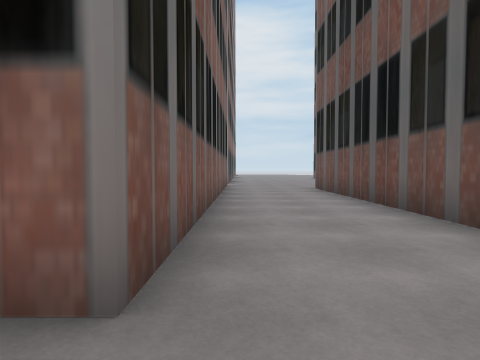
view 1 (above)

24 first-person views from a walk through a 3-D level made in the Unity game engine. The camera is 1.2 m above the floor, tilts 2° down and sees 80° across. The floor is counted in squares, 2 m on a side. Each view is taken from the middle of a square. On the plan, view 1 faces up. The plan holds only what a view shows up to about 9 squares ahead; the rest is blank. The place goes on beyond the plan. The player character is not drawn.

view 2
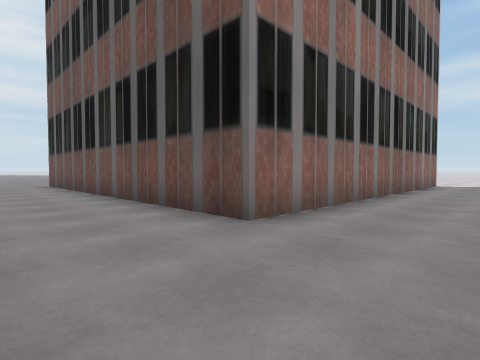

view 3
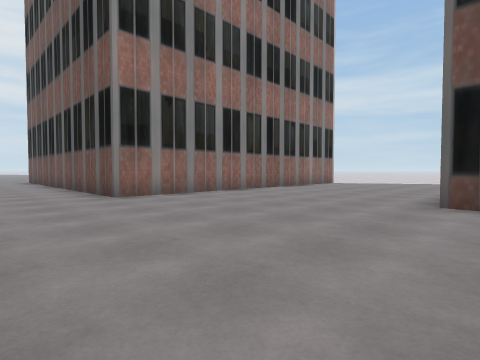

view 4
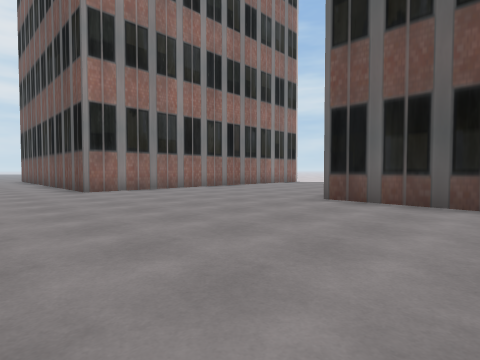

view 5
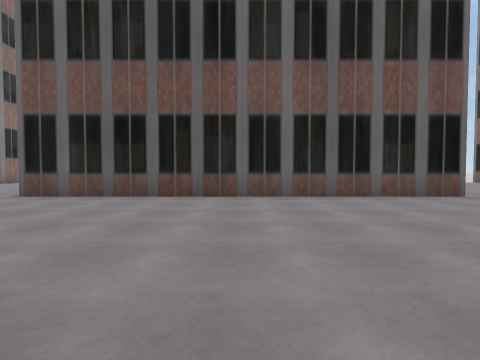

view 6
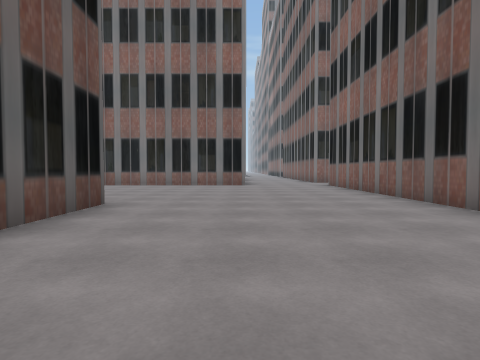

view 7
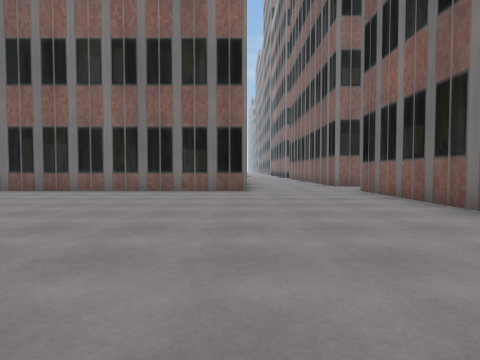

view 8
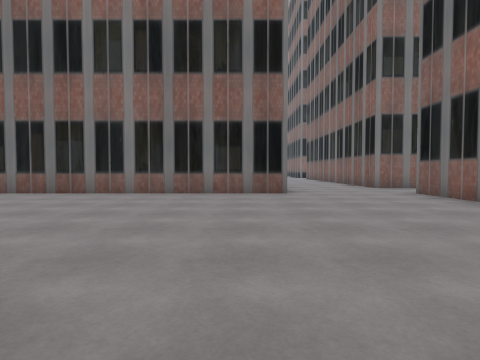

view 9
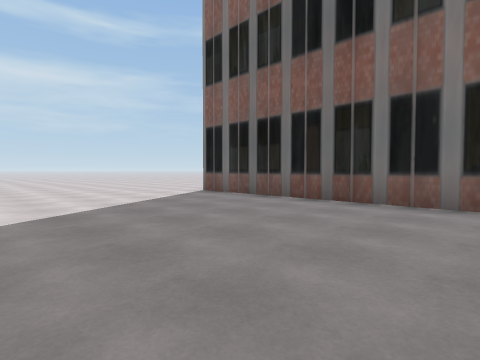

view 10
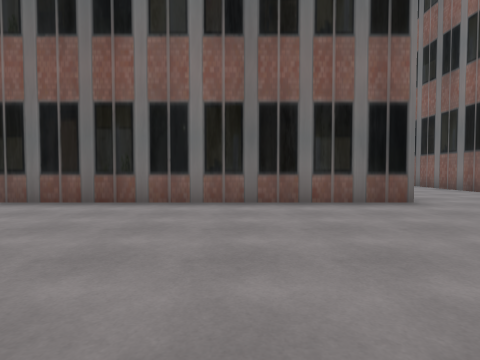

view 11
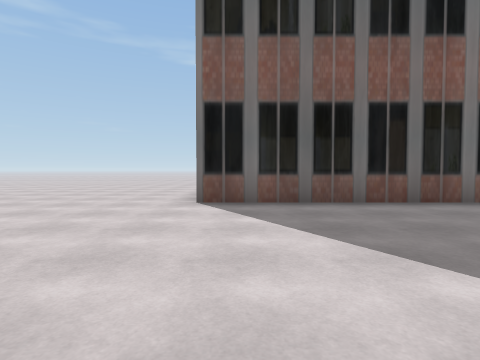

view 12
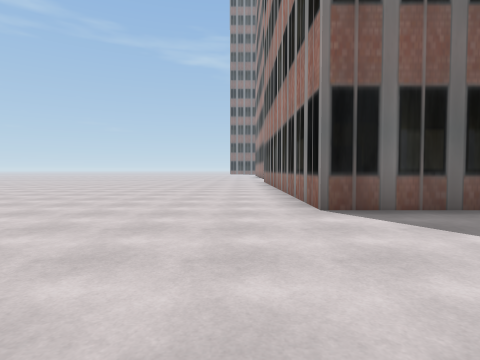

view 13
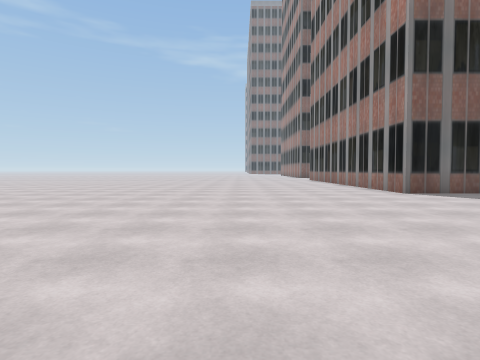

view 14
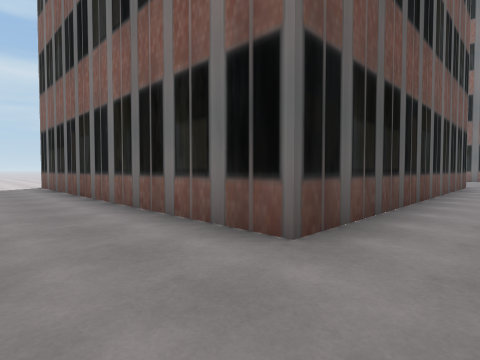

view 15
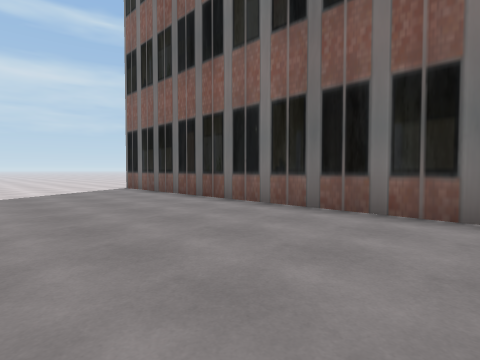

view 16
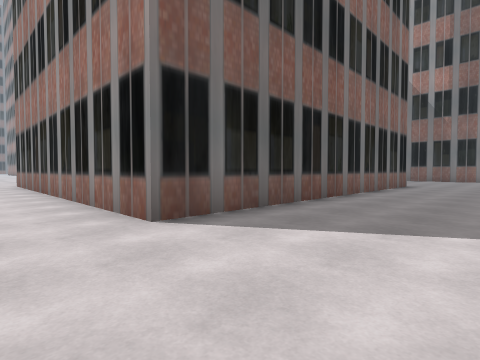

view 17
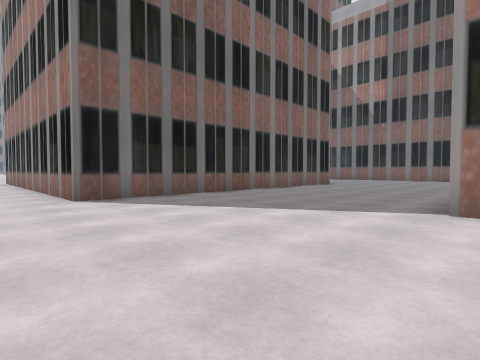

view 18
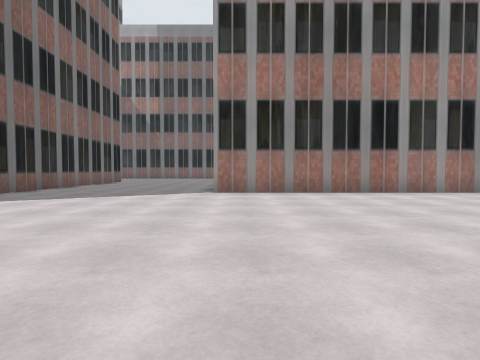

view 19
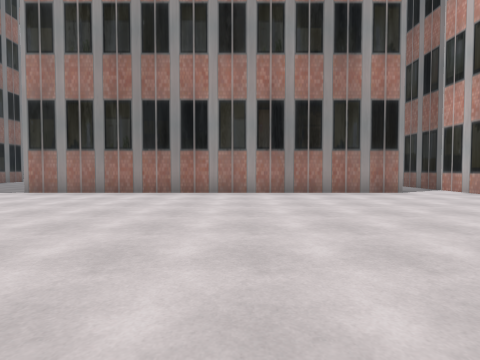

view 20
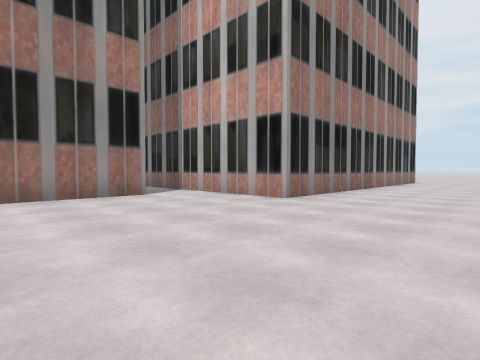

view 21
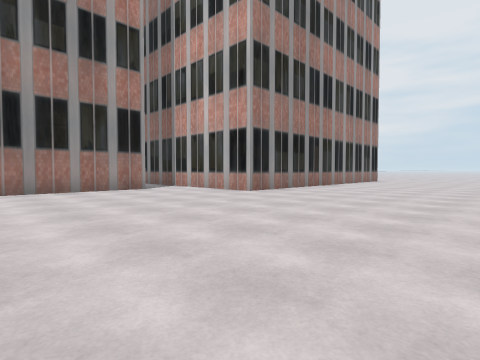

view 22
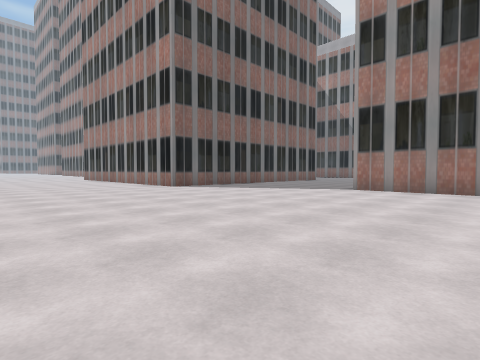

view 23
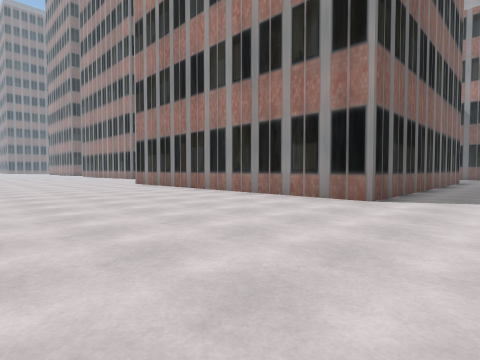

view 24
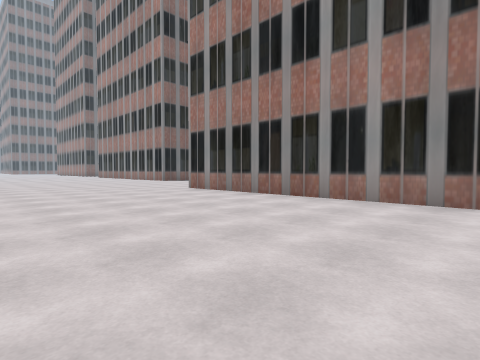

### Floor plan
Points are (right, up) in squares from view 1. A wall is a line through its corners. A room is listed if a view was taken in it or the views show most of it. See-through windows are left out.
Room 1 (views 1, 2, 3, 4, 6, 7, 8, 9, 10, 11, 12, 13, 14, 15, 16, 17, 18, 19, 20, 21, 22, 23, 24)
walls: (10.5, -0.7) (2.5, -0.7) (2.5, 9); (5.4, -16.1) (5.4, -6.1) (15.4, -6.1) (15.4, -15.1); (12.5, 9.4) (12.5, -0.8); (-0.5, -15.1) (-0.5, -22.4); (-0.5, 8.6) (-0.5, 1.1); (15.4, 12.5) (15.4, 11) (11, 11); (2.8, -22.3) (12.8, -22.3) (12.8, -24.5)
ways out: opening at (0, -23.5) to room 2; opening at (0, -11.5) to room 2; opening at (0, 0) to room 2
Room 2 (view 5)
walls: (-0.5, 1.1) (-1, 1.1)
ways out: opening at (0, -23.5) to room 1; opening at (0, -11.5) to room 1; opening at (0, 0) to room 1

Where each view was taken, in squares from view 1:
view 1: 0 up, 0 right, facing up
view 2: 3 down, 0 right, facing up-right
view 3: 7 down, 0 right, facing up-right
view 4: 9 down, 0 right, facing up-right
view 5: 11 down, 1 left, facing right
view 6: 11 down, 3 right, facing down
view 7: 14 down, 3 right, facing down
view 8: 15 down, 4 right, facing down
view 9: 17 down, 6 right, facing down-right
view 10: 17 down, 6 right, facing down
view 11: 17 down, 12 right, facing down
view 12: 18 down, 14 right, facing down
view 13: 15 down, 17 right, facing down
view 14: 4 down, 4 right, facing down-right
view 15: 2 down, 6 right, facing down-right
view 16: 3 down, 17 right, facing down-left
view 17: 0 up, 17 right, facing down-left
view 18: 0 up, 20 right, facing left
view 19: 5 up, 20 right, facing left
view 20: 6 up, 19 right, facing up-left
view 21: 5 up, 21 right, facing up-left
view 22: 3 up, 21 right, facing down-left
view 23: 4 down, 21 right, facing down-left
view 24: 8 down, 21 right, facing down-left
